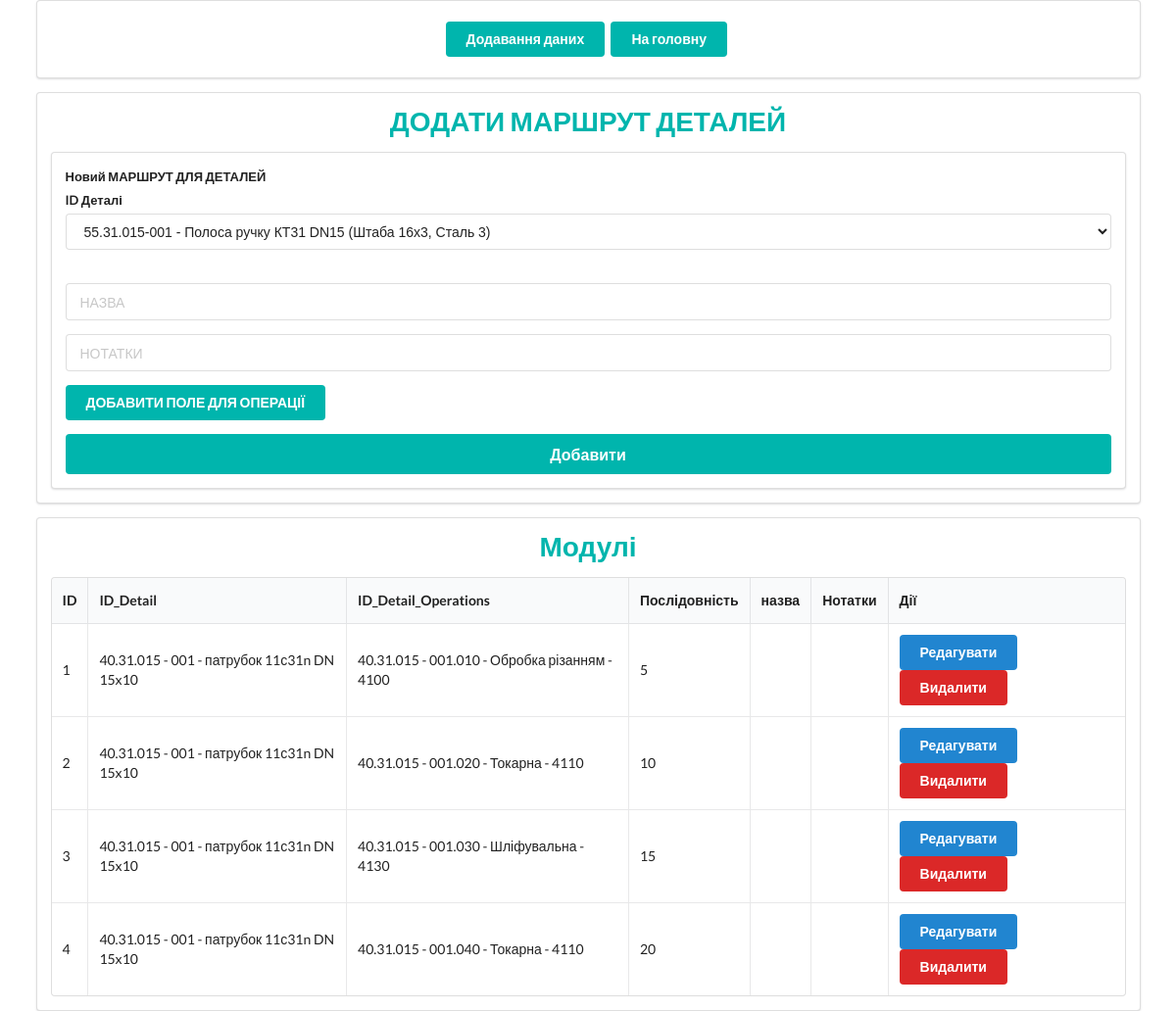
Screenshot of /detail_m_k with the database file from the repository.
### tables/tables.py (models this page shows)
class Detail_m_k(Base):
    __tablename__ = 'detail_m_k'
    id = Column(Integer, primary_key=True, index=True)
    detail_id = Column(Integer, ForeignKey("details.id"))
    detail_operations_id = Column(Integer, ForeignKey("detail_operations.id"))
    seqence = Column(Integer)
    name = Column(String)
    notes = Column(String)
    date_created = Column(DateTime, default=datetime.today)
    date_updated = Column(DateTime, default=datetime.today, onupdate=datetime.today)
    detail = relationship('Detail', back_populates='detail_m_ks')
    detail_operations = relationship('Detail_Operations')

class Detail(Base):
    __tablename__ = 'details'
    id = Column(Integer, primary_key=True, index=True)                      #
    coding = Column(VARCHAR(13))                                            # Кодування
    name = Column(String)                                                   # Найменування
    product_type= Column(Integer)
    material_id = Column(Integer, ForeignKey("materials.id"))               #
    lenght_workpiece = Column(Float)                                        # Довжина заготовки
    width_workpiece = Column(Float)                                         # Ширина заготовки
    trimming = Column(Float)                                                # Торцовка
    lenght_detail = Column(Float)                                           # Довжина деталі
    rate_costs = Column(Float)                                              # Норма розтрат, мм.
    notes = Column(String)
    price = Column(Float)                                                   # ціна
    date_created = Column(DateTime, default=datetime.today)
    date_updated = Column(DateTime, default=datetime.today, onupdate=datetime.today)
    Material = relationship("Material")
    detail_m_ks = relationship('Detail_m_k', back_populates='detail')

class Operations(Base):
    __tablename__ = 'operations'
    id = Column(Integer, primary_key=True, index=True)
    coding = Column(String)
    name = Column(String)
    type = Column(String)
    notes = Column(String)
    date_created = Column(DateTime, default=datetime.today)
    date_updated = Column(DateTime, default=datetime.today, onupdate=datetime.today)

### routers/add_all/detail_m_k_router.py (the view)
@app.get('/detail_m_k')
def detail_m_k(request: Request, db_session: Session = Depends(get_db)):
    detail_m_k = db_session.query(Detail_m_k).options(joinedload(Detail_m_k.detail)).all()
    details = db_session.query(Detail).options(joinedload(Detail.Material)).all()
    detail_operations = db_session.query(Detail_Operations).all()
    return templates.TemplateResponse("/detail_m_k/detail_m_k.html",
                                      {"request": request,
                                       "detail_m_k_list": detail_m_k,
                                       "details": details,
                                       "detail_operations": detail_operations})

### templates/detail_m_k/detail_m_k.html (shortened to what this page needs)
{% extends 'layout.html' %}
{% block content %}
<div class="ui container">
    <div class="ui padded segment">
        <div class="ui center aligned container">
            <a href="add_all"><button class="ui teal button" type="submit">Додавання даних</button></a>
            <a href="/"><button class="ui teal button" type="submit">На головну</button></a>
        </div>
    </div>
    <div class="ui segment">
        <h1 class="ui center aligned header teal">{{ 'ДОДАТИ МАРШРУТ ДЕТАЛЕЙ' }}</h1>
        <form id="add-detail_m_k-form" class="ui large form">
            <div class="ui segment">
                <div class="field">
                    <label>Новий МАРШРУТ ДЛЯ ДЕТАЛЕЙ</label>
                    <div class="field">
                        <label>ID Деталі</label>
                        <select name="detail_id">
                            {% for detail in details %}
                            <option value="{{ detail.id }}">
                                {{ detail.coding }} - {{ detail.name }}
                            </option>
                            {% endfor %}
                        </select>
                    </div>
                <br>
                <div class="field">
                    <div class="ui input">
                        <input type="text" name="name" placeholder="НАЗВА">
                    </div>
                </div>
                 <div class="field">
                    <div class="ui input">
                        <input type="text" name="notes" placeholder="НОТАТКИ">
                    </div>
                 </div>
                </div>
             <div class="field">
                <button type="button" class="add-field ui teal button">ДОБАВИТИ ПОЛЕ ДЛЯ ОПЕРАЦІЇ</button>
             </div>
                <button class="ui fluid large teal submit button" type="submit">Добавити</button>
            </div>
        </form>
    </div>
    <div class="ui segment">
        <h1 class="ui center aligned header teal">Модулі</h1>
        <table class="ui celled table">
            <thead>
                <tr>
                    <th>ID</th>
                    <th>ID_Detail</th>
                    <th>ID_Detail_Operations</th>
                    <th>Послідовність</th>
                    <th>назва</th>
                    <th>Нотатки</th>
                    <th>Дії</th>
                </tr>
            </thead>
            <tbody>
                {% for detail_m_k in detail_m_k_list %}
                <tr>
                    <td>{{ detail_m_k.id }}</td>
                    <td>{{ detail_m_k.detail.coding }} - {{ detail_m_k.detail.name }}</td>
                    <td>{{ detail_m_k.detail_operations.detail.coding }} - {{ detail_m_k.detail_operations.operations.name }} - {{ detail_m_k.detail_operations.operations.coding }}</td>
                    <td>{{ detail_m_k.seqence }}</td>
                    <td>{{ detail_m_k.name }}</td>
                    <td>{{ detail_m_k.notes }}</td>
                    <td>
                    <a href="{{ url_for('edit_detail_m_k', detail_m_k_id=detail_m_k.id) }}"><button class="ui blue button">Редагувати</button></a>
                    <button class="ui red button" type="button" onclick="deleteDetail_M_K('{{detail_m_k.id}}')">Видалити</button>
                    </td>
                </tr>
                {% endfor %}
            </tbody>
        </table>
    </div>
</div>
{% endblock %}

### rows the page displays
Detail_m_k: id "1", detail.coding "40.31.015 - 001", detail.name "патрубок 11с31n DN 15x10", detail_operations.detail.coding "40.31.015 - 001.010", detail_operations.operations.name "Обробка різанням", detail_operations.operations.coding "4100", seqence "5"
Detail_m_k: id "2", detail.coding "40.31.015 - 001", detail.name "патрубок 11с31n DN 15x10", detail_operations.detail.coding "40.31.015 - 001.020", detail_operations.operations.name "Токарна", detail_operations.operations.coding "4110", seqence "10"
Detail_m_k: id "3", detail.coding "40.31.015 - 001", detail.name "патрубок 11с31n DN 15x10", detail_operations.detail.coding "40.31.015 - 001.030", detail_operations.operations.name "Шліфувальна", detail_operations.operations.coding "4130", seqence "15"
Detail_m_k: id "4", detail.coding "40.31.015 - 001", detail.name "патрубок 11с31n DN 15x10", detail_operations.detail.coding "40.31.015 - 001.040", detail_operations.operations.name "Токарна", detail_operations.operations.coding "4110", seqence "20"

### other values shown
{{ 'ДОДАТИ МАРШРУТ ДЕТАЛЕЙ' }} "ДОДАТИ МАРШРУТ ДЕТАЛЕЙ"
form field detail_id "55.31.015-001 - Полоса ручку КТ31 DN15 (Штаба 16х3, Сталь 3)"
